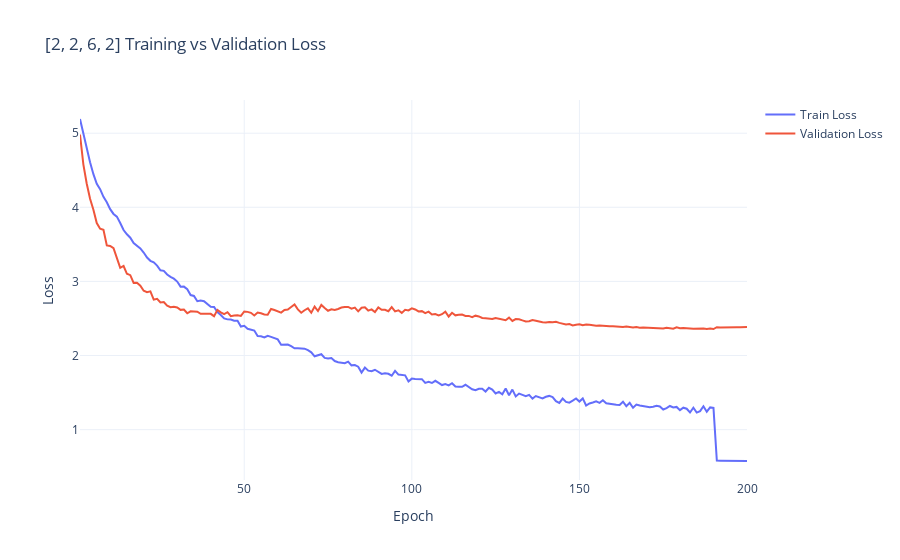

Notebook source saved alongside this figure:
### Code cell
import plotly.graph_objects as go

epochs = list(range(1, int(len(data['train_loss']) + 1)))

fig = go.Figure()
fig.add_trace(go.Scatter(x=epochs, y=data['train_loss'], mode='lines', name='Train Loss'))
fig.add_trace(go.Scatter(x=epochs, y=data['val_loss'], mode='lines', name='Validation Loss'))

fig.update_layout(title='[2, 2, 6, 2] Training vs Validation Loss',
                  xaxis_title='Epoch',
                  yaxis_title='Loss',
                  template='plotly_white')
fig.show()

### Figure 1 — Plotly figure (JSON) as saved in the notebook; plotly's stock layout.template omitted (floating-point values rounded to 4 significant figures; data arrays with more than 128 entries replaced by an {"elided": "..."} marker saying what was removed)
{"data": [{"mode": "lines", "name": "Train Loss", "type": "scatter", "x": {"elided": "200 int values"}, "y": {"elided": "200 float values"}}, {"mode": "lines", "name": "Validation Loss", "type": "scatter", "x": {"elided": "200 int values"}, "y": {"elided": "200 float values"}}], "layout": {"title": {"text": "[2, 2, 6, 2] Training vs Validation Loss"}, "xaxis": {"title": {"text": "Epoch"}}, "yaxis": {"title": {"text": "Loss"}}}}
